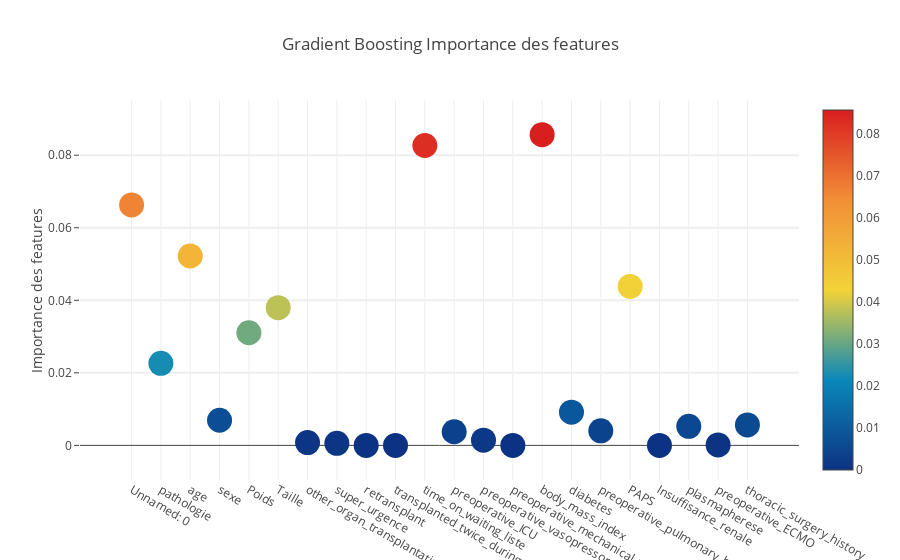

The code cell stored with this chart in its notebook:
### Markdown cell above
## Gradient Boost

### Code cell
trace = go.Scatter(
    y = feature_dataframe['Gradient Boost Importance des features'].values,
    x = feature_dataframe['features'].values,
    mode='markers',
    marker=dict(
        sizemode = 'diameter',
        sizeref = 1,
        size = 25,
        color = feature_dataframe['Gradient Boost Importance des features'].values,
        colorscale='Portland',
        showscale=True
    ),
    text = feature_dataframe['features'].values
)
data = [trace]

layout= go.Layout(
    autosize= True,
    title= 'Gradient Boosting Importance des features',
    hovermode= 'closest',
    yaxis=dict(
        title= 'Importance des features',
        ticklen= 5,
        gridwidth= 2
    ),
    showlegend= False
)
fig = go.Figure(data=data, layout=layout)
py.iplot(fig,filename='scatter2010')

### Figure 1 — Plotly figure (JSON) as saved in the notebook; plotly's stock layout.template omitted (floating-point values rounded to 4 significant figures)
{"data": [{"marker": {"color": [0.06629, 0.02261, 0.05221, 0.006925, 0.03106, 0.03798, 0.0007601, 0.0005649, 0, 0, 0.08268, 0.003766, 0.001437, 0, 0.08568, 0.009162, 0.00401, 0.04382, 0, 0.005261, 0.0001293, 0.005646], "colorscale": "Portland", "showscale": true, "size": 25, "sizemode": "diameter", "sizeref": 1}, "mode": "markers", "text": ["Unnamed: 0", "pathologie", "age", "sexe", "Poids", "Taille", "other_organ_transplantation", "super_urgence", "retransplant", "transplanted_twice_during_study_period", "time_on_waiting_liste", "preoperative_ICU", "preoperative_vasopressor", "preoperative_mechanical_ventilation", "body_mass_index", "diabetes", "preoperative_pulmonary_hypertension", "PAPS", "Insuffisance_renale", "plasmapherese", "preoperative_ECMO", "thoracic_surgery_history"], "type": "scatter", "uid": "da8ca6e4-e5c1-11e8-b563-87e74ea61965", "x": ["Unnamed: 0", "pathologie", "age", "sexe", "Poids", "Taille", "other_organ_transplantation", "super_urgence", "retransplant", "transplanted_twice_during_study_period", "time_on_waiting_liste", "preoperative_ICU", "preoperative_vasopressor", "preoperative_mechanical_ventilation", "body_mass_index", "diabetes", "preoperative_pulmonary_hypertension", "PAPS", "Insuffisance_renale", "plasmapherese", "preoperative_ECMO", "thoracic_surgery_history"], "y": [0.06629, 0.02261, 0.05221, 0.006925, 0.03106, 0.03798, 0.0007601, 0.0005649, 0, 0, 0.08268, 0.003766, 0.001437, 0, 0.08568, 0.009162, 0.00401, 0.04382, 0, 0.005261, 0.0001293, 0.005646]}], "layout": {"autosize": true, "hovermode": "closest", "showlegend": false, "title": "Gradient Boosting Importance des features", "yaxis": {"gridwidth": 2, "ticklen": 5, "title": "Importance des features"}}}
